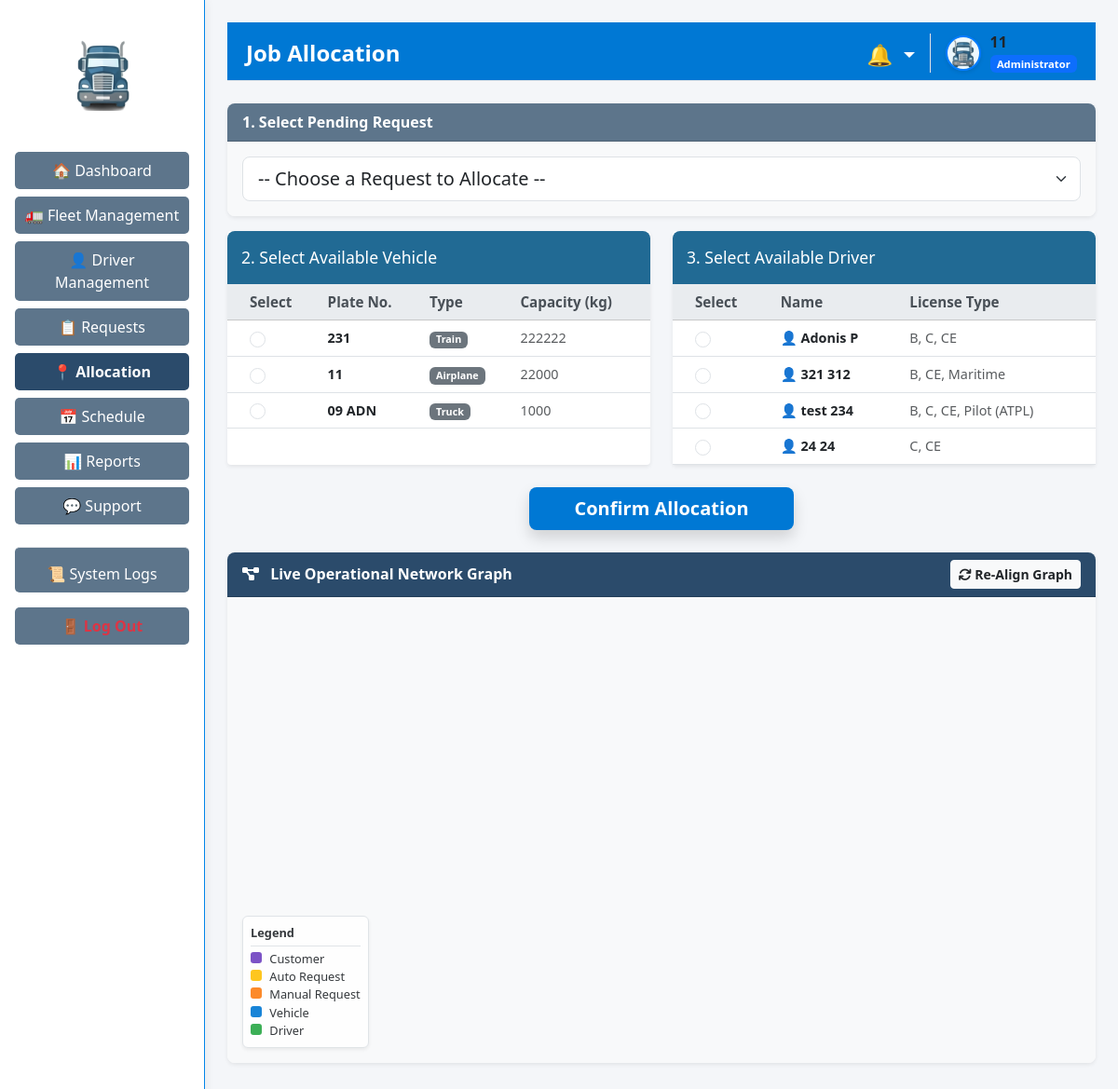
The app's page /allocation (signed in), older data.
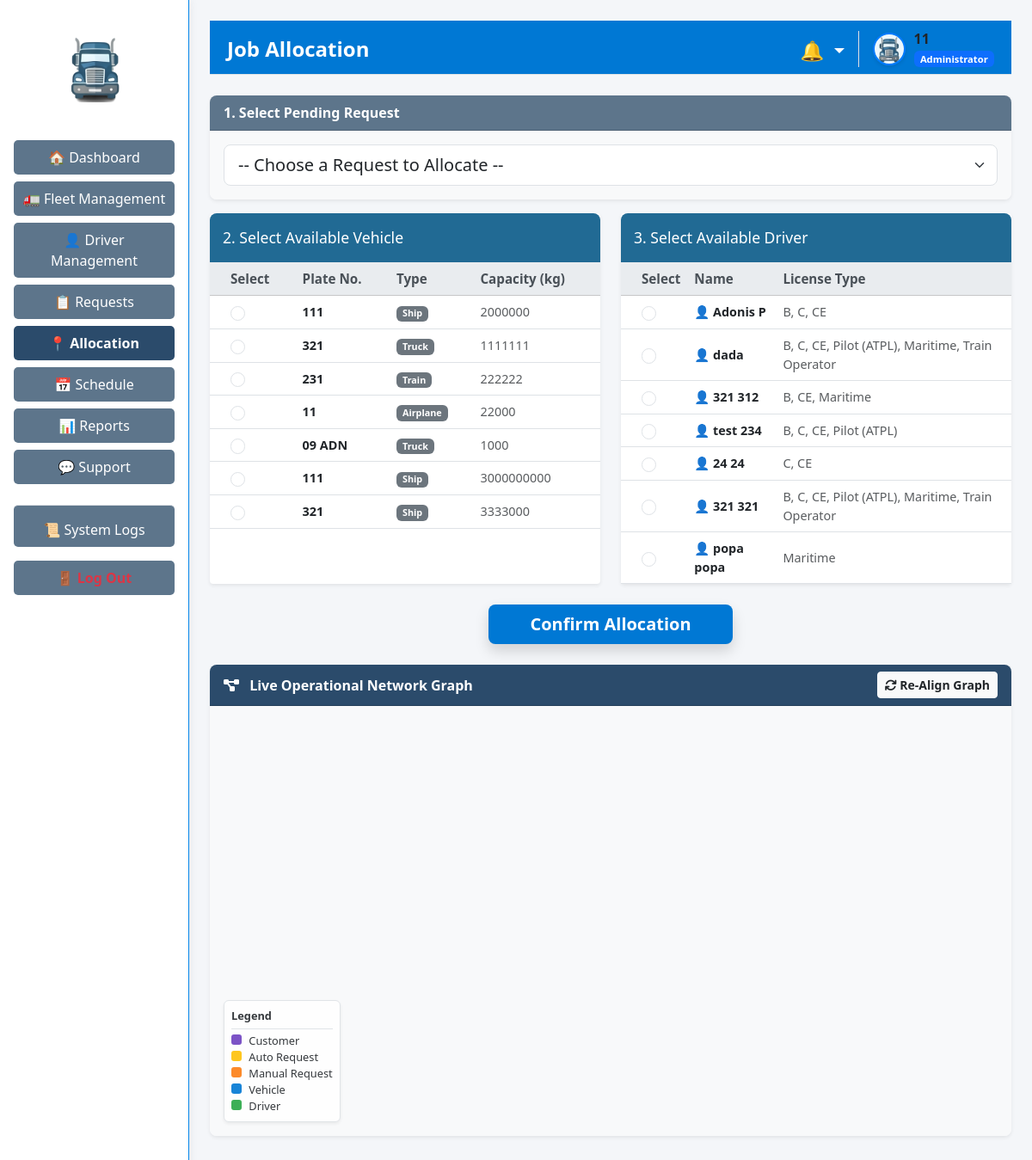
The same page, newer data.
### tables this page shows
CREATE TABLE vehicles (
                        id TEXT PRIMARY KEY,
                        plate_number TEXT NOT NULL,
                        type TEXT NOT NULL,
                        capacity INTEGER NOT NULL,
                        status TEXT NOT NULL
                    , last_modified_by TEXT DEFAULT 'System', last_modified_at DATETIME DEFAULT NULL);

CREATE TABLE "drivers" (
                    id TEXT PRIMARY KEY,
                    name TEXT NOT NULL,
                    status TEXT NOT NULL,
                    licenses TEXT,
                    experience TEXT,
                    dob TEXT,
                    address TEXT,
                    availability TEXT DEFAULT 'Available',
                    last_modified_by TEXT DEFAULT 'System',
                    last_modified_at DATETIME DEFAULT NULL
                );

### app/routes/allocation_routes.py (the view)
@allocation_bp.route('/allocation', methods=['GET'])
def allocation_management() -> str:
    if 'user_id' not in session:
        flash("Please log in.", "danger")
        return redirect(url_for('auth.login'))
    role = session.get('role')
    if role not in ['Administrator', 'Staff']:
        flash("Access denied. You do not have permission to view allocations.", "danger")
        return redirect(url_for('dashboard.main_dashboard'))
    view_data = allocation_logic.load_allocation_data()
    return render_template('staff/allocation.html', data=view_data, role=role)

### app/controllers/allocation_controller.py (called while the page is built)
    def load_allocation_data(self) -> Dict[str, Any]:
        data: Dict[str, Any] = {}
        try:
            data["requests"] = self.model.get_pending_requests()
            data["vehicles"] = self.model.get_available_vehicles()
            data["drivers"] = self.model.get_available_drivers()
            return data
        except Exception as error:
            logging.error(f"Logic error loading allocation data: {error}")
            return {"requests": [], "vehicles": [], "drivers": []}

### app/models/allocation_model.py (called while the page is built)
    def get_available_vehicles(self) -> List[Dict[str, Any]]:
        vehicles: List[Dict[str, Any]] = []
        try:
            with sqlite3.connect(DB_PATH) as connection:
                connection.row_factory = sqlite3.Row
                db_cursor = connection.cursor()
                db_cursor.execute("SELECT id, plate_number, type, capacity FROM vehicles WHERE status = 'Available'")
                rows = db_cursor.fetchall()
                for row in rows:
                    vehicles.append(dict(row))
                return vehicles
        except sqlite3.Error as db_error:
            logging.error(f"Error fetching available vehicles: {db_error}")
            return vehicles

### app/templates/staff/allocation.html (shortened to what the changed rows need)
{% extends "layouts/admin_layout.html" if session.get('role') == 'Administrator' else "layouts/staff_layout.html" %}
{% block page_header %}Job Allocation{% endblock %}
{% block content %}
<form method="POST" action="{{ url_for('allocation.confirm_allocation') }}">
    <div class="row g-4">
        <div class="col-md-6">
            <div class="table-container shadow-sm border-0 h-100 mt-0">
                <div style="max-height: 400px; overflow-y: auto;">
                    <table class="table table-hover custom-table mb-0 align-middle">
                        <thead class="sticky-top table-light">
                            <tr>
                                <th class="ps-4">Select</th>
                                <th>Plate No.</th>
                                <th>Type</th>
                                <th>Capacity (kg)</th>
                            </tr>
                        </thead>
                        <tbody>
                            {% if data.vehicles|length == 0 %}
                                <tr><td colspan="4" class="text-center text-muted py-5">No available vehicles.</td></tr>
                            {% else %}
                                {% for v in data.vehicles %}
                                <tr style="cursor: pointer;" onclick="document.getElementById('veh_{{ v.id }}').checked = true;">
                                    <td class="ps-4"><input type="radio" id="veh_{{ v.id }}" name="vehicle_id" value="{{ v.id }}" required class="form-check-input" style="width: 1.2em; height: 1.2em;"></td>
                                    <td class="fw-bold text-dark">{{ v.plate_number }}</td>
                                    <td><span class="badge bg-secondary">{{ v.type }}</span></td>
                                    <td class="text-muted">{{ v.capacity }}</td>
                                </tr>
                                {% endfor %}
                            {% endif %}
                        </tbody>
                    </table>
                </div>
            </div>
        </div>
        <div class="col-md-6">
            <div class="table-container shadow-sm border-0 h-100 mt-0">
                <div style="max-height: 400px; overflow-y: auto;">
                    <table class="table table-hover custom-table mb-0 align-middle">
                        <thead class="sticky-top table-light">
                            <tr>
                                <th class="ps-4">Select</th>
                                <th>Name</th>
                                <th>License Type</th>
                            </tr>
                        </thead>
                        <tbody>
                            {% if data.drivers|length == 0 %}
                                <tr><td colspan="3" class="text-center text-muted py-5">No available drivers.</td></tr>
                            {% else %}
                                {% for d in data.drivers %}
                                <tr style="cursor: pointer;" onclick="document.getElementById('drv_{{ d.id }}').checked = true;">
                                    <td class="ps-4"><input type="radio" id="drv_{{ d.id }}" name="driver_id" value="{{ d.id }}" required class="form-check-input" style="width: 1.2em; height: 1.2em;"></td>
                                    <td class="fw-bold text-dark">👤 {{ d.name }}</td>
                                    <td class="text-muted small">{{ d.licenses }}</td>
                                </tr>
                                {% endfor %}
                            {% endif %}
                        </tbody>
                    </table>
                </div>
            </div>
        </div>
    </div>
</form>
{% endblock %}

Row changes from the older to the newer data that the page shows:
now on this page (row edited): vehicles: plate_number "111", type "Ship", capacity "2000000"
now on this page (row edited): vehicles: plate_number "321", type "Truck", capacity "1111111"
added vehicles: plate_number "111", type "Ship", capacity "3000000000"
added vehicles: plate_number "321", type "Ship", capacity "3333000"
now on this page (row edited): drivers: name "dada", licenses "B, C, CE, Pilot (ATPL), Maritime, Train Operator"
added drivers: name "321 321", licenses "B, C, CE, Pilot (ATPL), Maritime, Train Operator"
added drivers: name "popa popa", licenses "Maritime"
